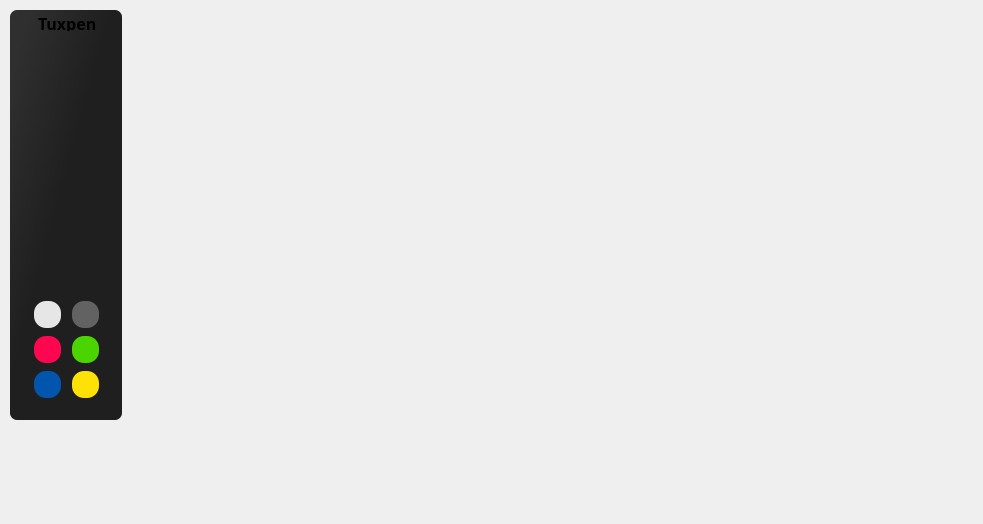
<?xml version="1.0" encoding="UTF-8"?>
<ui version="4.0">
 <class>Tuxpen</class>
 <widget class="QMainWindow" name="Tuxpen">
  <property name="geometry">
   <rect>
    <x>0</x>
    <y>0</y>
    <width>983</width>
    <height>524</height>
   </rect>
  </property>
  <property name="font">
   <font>
    <family>DejaVu Serif</family>
    <weight>75</weight>
    <italic>true</italic>
    <bold>true</bold>
   </font>
  </property>
  <property name="mouseTracking">
   <bool>true</bool>
  </property>
  <property name="focusPolicy">
   <enum>Qt::StrongFocus</enum>
  </property>
  <property name="windowTitle">
   <string>Tuxpen</string>
  </property>
  <property name="autoFillBackground">
   <bool>true</bool>
  </property>
  <widget class="QWidget" name="centralwidget">
   <property name="enabled">
    <bool>true</bool>
   </property>
   <property name="maximumSize">
    <size>
     <width>132</width>
     <height>430</height>
    </size>
   </property>
   <property name="autoFillBackground">
    <bool>false</bool>
   </property>
   <property name="styleSheet">
    <string notr="true"/>
   </property>
   <layout class="QHBoxLayout" name="horizontalLayout_2">
    <property name="spacing">
     <number>0</number>
    </property>
    <property name="leftMargin">
     <number>10</number>
    </property>
    <property name="topMargin">
     <number>10</number>
    </property>
    <property name="rightMargin">
     <number>10</number>
    </property>
    <property name="bottomMargin">
     <number>10</number>
    </property>
    <item>
     <widget class="QFrame" name="main_frame">
      <property name="maximumSize">
       <size>
        <width>132</width>
        <height>430</height>
       </size>
      </property>
      <property name="styleSheet">
       <string notr="true">background-color: qlineargradient(spread:pad, x1:0, y1:0, x2:1, y2:1, stop:0.0890511 rgba(47, 47, 47, 255), stop:0.455474 rgba(31, 31, 31, 255));
border-radius: 7px;</string>
      </property>
      <property name="frameShape">
       <enum>QFrame::NoFrame</enum>
      </property>
      <property name="frameShadow">
       <enum>QFrame::Raised</enum>
      </property>
      <layout class="QVBoxLayout" name="verticalLayout">
       <property name="spacing">
        <number>0</number>
       </property>
       <property name="leftMargin">
        <number>5</number>
       </property>
       <property name="topMargin">
        <number>5</number>
       </property>
       <property name="rightMargin">
        <number>5</number>
       </property>
       <property name="bottomMargin">
        <number>5</number>
       </property>
       <item>
        <widget class="QFrame" name="title">
         <property name="maximumSize">
          <size>
           <width>16777215</width>
           <height>16</height>
          </size>
         </property>
         <property name="styleSheet">
          <string notr="true">background-color: none;</string>
         </property>
         <property name="frameShape">
          <enum>QFrame::NoFrame</enum>
         </property>
         <property name="frameShadow">
          <enum>QFrame::Raised</enum>
         </property>
         <layout class="QVBoxLayout" name="verticalLayout_2">
          <property name="spacing">
           <number>0</number>
          </property>
          <property name="leftMargin">
           <number>0</number>
          </property>
          <property name="topMargin">
           <number>0</number>
          </property>
          <property name="rightMargin">
           <number>0</number>
          </property>
          <property name="bottomMargin">
           <number>0</number>
          </property>
          <item>
           <widget class="QFrame" name="text">
            <property name="frameShape">
             <enum>QFrame::NoFrame</enum>
            </property>
            <property name="frameShadow">
             <enum>QFrame::Raised</enum>
            </property>
            <layout class="QVBoxLayout" name="verticalLayout_3">
             <property name="spacing">
              <number>0</number>
             </property>
             <property name="leftMargin">
              <number>23</number>
             </property>
             <property name="topMargin">
              <number>0</number>
             </property>
             <property name="rightMargin">
              <number>0</number>
             </property>
             <property name="bottomMargin">
              <number>0</number>
             </property>
             <item>
              <widget class="QLabel" name="label">
               <property name="font">
                <font>
                 <family>Inconsolata Expanded Bold</family>
                 <pointsize>12</pointsize>
                 <weight>75</weight>
                 <italic>false</italic>
                 <bold>true</bold>
                </font>
               </property>
               <property name="styleSheet">
                <string notr="true">background-color: none;</string>
               </property>
               <property name="text">
                <string>Tuxpen</string>
               </property>
              </widget>
             </item>
            </layout>
           </widget>
          </item>
         </layout>
        </widget>
       </item>
       <item>
        <widget class="QFrame" name="body">
         <property name="maximumSize">
          <size>
           <width>132</width>
           <height>430</height>
          </size>
         </property>
         <property name="styleSheet">
          <string notr="true">background-color: none;</string>
         </property>
         <property name="frameShape">
          <enum>QFrame::StyledPanel</enum>
         </property>
         <property name="frameShadow">
          <enum>QFrame::Raised</enum>
         </property>
         <layout class="QVBoxLayout" name="verticalLayout_4">
          <item>
           <widget class="QFrame" name="frame_pen">
            <property name="frameShape">
             <enum>QFrame::NoFrame</enum>
            </property>
            <property name="frameShadow">
             <enum>QFrame::Raised</enum>
            </property>
            <layout class="QVBoxLayout" name="verticalLayout_8">
             <item>
              <widget class="QPushButton" name="button_pen">
               <property name="cursor">
                <cursorShape>PointingHandCursor</cursorShape>
               </property>
               <property name="styleSheet">
                <string notr="true">QPushButton:hover {
	background-color: rgb(62, 62, 62);
}</string>
               </property>
               <property name="text">
                <string/>
               </property>
               <property name="icon">
                <iconset resource="../../resources.qrc">
                 <normaloff>:/icons/assets/icons/pen.png</normaloff>:/icons/assets/icons/pen.png</iconset>
               </property>
               <property name="iconSize">
                <size>
                 <width>24</width>
                 <height>24</height>
                </size>
               </property>
              </widget>
             </item>
            </layout>
           </widget>
          </item>
          <item>
           <widget class="QFrame" name="frame_eraser">
            <property name="frameShape">
             <enum>QFrame::StyledPanel</enum>
            </property>
            <property name="frameShadow">
             <enum>QFrame::Raised</enum>
            </property>
            <layout class="QVBoxLayout" name="verticalLayout_6">
             <item>
              <widget class="QPushButton" name="button_eraser">
               <property name="cursor">
                <cursorShape>PointingHandCursor</cursorShape>
               </property>
               <property name="styleSheet">
                <string notr="true">QPushButton:hover {
	background-color: rgb(62, 62, 62);
}</string>
               </property>
               <property name="text">
                <string/>
               </property>
               <property name="icon">
                <iconset resource="../../resources.qrc">
                 <normaloff>:/icons/assets/icons/eraser.png</normaloff>:/icons/assets/icons/eraser.png</iconset>
               </property>
               <property name="iconSize">
                <size>
                 <width>24</width>
                 <height>24</height>
                </size>
               </property>
              </widget>
             </item>
            </layout>
           </widget>
          </item>
          <item>
           <widget class="QFrame" name="frame_undo_redo">
            <property name="frameShape">
             <enum>QFrame::StyledPanel</enum>
            </property>
            <property name="frameShadow">
             <enum>QFrame::Raised</enum>
            </property>
            <layout class="QHBoxLayout" name="horizontalLayout">
             <property name="spacing">
              <number>0</number>
             </property>
             <property name="leftMargin">
              <number>0</number>
             </property>
             <property name="topMargin">
              <number>0</number>
             </property>
             <property name="rightMargin">
              <number>0</number>
             </property>
             <property name="bottomMargin">
              <number>0</number>
             </property>
             <item>
              <widget class="QFrame" name="frame_undo">
               <property name="frameShape">
                <enum>QFrame::StyledPanel</enum>
               </property>
               <property name="frameShadow">
                <enum>QFrame::Raised</enum>
               </property>
               <layout class="QVBoxLayout" name="verticalLayout_10">
                <item>
                 <widget class="QPushButton" name="button_undo">
                  <property name="cursor">
                   <cursorShape>PointingHandCursor</cursorShape>
                  </property>
                  <property name="styleSheet">
                   <string notr="true">QPushButton:hover {
	background-color: rgb(62, 62, 62);
}</string>
                  </property>
                  <property name="text">
                   <string/>
                  </property>
                  <property name="icon">
                   <iconset resource="../../resources.qrc">
                    <normaloff>:/icons/assets/icons/undo.png</normaloff>:/icons/assets/icons/undo.png</iconset>
                  </property>
                  <property name="iconSize">
                   <size>
                    <width>20</width>
                    <height>20</height>
                   </size>
                  </property>
                 </widget>
                </item>
               </layout>
              </widget>
             </item>
             <item>
              <widget class="QFrame" name="frame_redo">
               <property name="frameShape">
                <enum>QFrame::StyledPanel</enum>
               </property>
               <property name="frameShadow">
                <enum>QFrame::Raised</enum>
               </property>
               <layout class="QVBoxLayout" name="verticalLayout_9">
                <item>
                 <widget class="QPushButton" name="button_redo">
                  <property name="cursor">
                   <cursorShape>PointingHandCursor</cursorShape>
                  </property>
                  <property name="styleSheet">
                   <string notr="true">QPushButton:hover {
	background-color: rgb(62, 62, 62);
}</string>
                  </property>
                  <property name="text">
                   <string/>
                  </property>
                  <property name="icon">
                   <iconset resource="../../resources.qrc">
                    <normaloff>:/icons/assets/icons/redo.png</normaloff>:/icons/assets/icons/redo.png</iconset>
                  </property>
                  <property name="iconSize">
                   <size>
                    <width>20</width>
                    <height>20</height>
                   </size>
                  </property>
                 </widget>
                </item>
               </layout>
              </widget>
             </item>
            </layout>
           </widget>
          </item>
          <item>
           <widget class="QFrame" name="frame_clear">
            <property name="frameShape">
             <enum>QFrame::StyledPanel</enum>
            </property>
            <property name="frameShadow">
             <enum>QFrame::Raised</enum>
            </property>
            <layout class="QVBoxLayout" name="verticalLayout_5">
             <item>
              <widget class="QPushButton" name="button_clear">
               <property name="cursor">
                <cursorShape>PointingHandCursor</cursorShape>
               </property>
               <property name="styleSheet">
                <string notr="true">QPushButton:hover {
	background-color: rgb(62, 62, 62);
}</string>
               </property>
               <property name="text">
                <string/>
               </property>
               <property name="icon">
                <iconset resource="../../resources.qrc">
                 <normaloff>:/icons/assets/icons/delete.png</normaloff>:/icons/assets/icons/delete.png</iconset>
               </property>
               <property name="iconSize">
                <size>
                 <width>24</width>
                 <height>24</height>
                </size>
               </property>
              </widget>
             </item>
            </layout>
           </widget>
          </item>
          <item>
           <widget class="QFrame" name="frame_exit">
            <property name="frameShape">
             <enum>QFrame::StyledPanel</enum>
            </property>
            <property name="frameShadow">
             <enum>QFrame::Raised</enum>
            </property>
            <layout class="QVBoxLayout" name="verticalLayout_7">
             <item>
              <widget class="QPushButton" name="button_exit">
               <property name="cursor">
                <cursorShape>PointingHandCursor</cursorShape>
               </property>
               <property name="styleSheet">
                <string notr="true">QPushButton:hover {
	background-color: rgb(62, 62, 62);
}</string>
               </property>
               <property name="text">
                <string/>
               </property>
               <property name="icon">
                <iconset resource="../../resources.qrc">
                 <normaloff>:/icons/assets/icons/close.png</normaloff>:/icons/assets/icons/close.png</iconset>
               </property>
               <property name="iconSize">
                <size>
                 <width>24</width>
                 <height>24</height>
                </size>
               </property>
              </widget>
             </item>
            </layout>
           </widget>
          </item>
         </layout>
        </widget>
       </item>
       <item>
        <widget class="QFrame" name="color_box">
         <property name="maximumSize">
          <size>
           <width>16777215</width>
           <height>128</height>
          </size>
         </property>
         <property name="styleSheet">
          <string notr="true">background-color: none;</string>
         </property>
         <property name="frameShape">
          <enum>QFrame::StyledPanel</enum>
         </property>
         <property name="frameShadow">
          <enum>QFrame::Raised</enum>
         </property>
         <layout class="QGridLayout" name="gridLayout">
          <property name="leftMargin">
           <number>5</number>
          </property>
          <property name="topMargin">
           <number>3</number>
          </property>
          <property name="rightMargin">
           <number>3</number>
          </property>
          <property name="bottomMargin">
           <number>3</number>
          </property>
          <item row="0" column="0">
           <widget class="QFrame" name="colors">
            <property name="frameShape">
             <enum>QFrame::StyledPanel</enum>
            </property>
            <property name="frameShadow">
             <enum>QFrame::Raised</enum>
            </property>
            <layout class="QGridLayout" name="gridLayout_2">
             <item row="0" column="0">
              <widget class="QPushButton" name="color_white">
               <property name="maximumSize">
                <size>
                 <width>27</width>
                 <height>27</height>
                </size>
               </property>
               <property name="cursor">
                <cursorShape>PointingHandCursor</cursorShape>
               </property>
               <property name="styleSheet">
                <string notr="true">QPushButton {
	border: none;
	border-radius: 12px;
	background-color: rgb(230, 230, 230);
}

QPushButton:hover {
	border-radius: 2px;
}</string>
               </property>
               <property name="text">
                <string/>
               </property>
              </widget>
             </item>
             <item row="0" column="1">
              <widget class="QPushButton" name="color_black">
               <property name="maximumSize">
                <size>
                 <width>27</width>
                 <height>27</height>
                </size>
               </property>
               <property name="cursor">
                <cursorShape>PointingHandCursor</cursorShape>
               </property>
               <property name="styleSheet">
                <string notr="true">QPushButton {
	border: none;
	border-radius: 12px;
	background-color: rgb(98, 98, 98);
}

QPushButton:hover {
	border-radius: 2px;
}</string>
               </property>
               <property name="text">
                <string/>
               </property>
              </widget>
             </item>
             <item row="1" column="0">
              <widget class="QPushButton" name="color_red">
               <property name="maximumSize">
                <size>
                 <width>27</width>
                 <height>27</height>
                </size>
               </property>
               <property name="cursor">
                <cursorShape>PointingHandCursor</cursorShape>
               </property>
               <property name="styleSheet">
                <string notr="true">QPushButton {
	border: none;
	border-radius: 12px;
	background-color: rgb(255, 6, 81);
}

QPushButton:hover {
	border-radius: 2px;
}</string>
               </property>
               <property name="text">
                <string/>
               </property>
              </widget>
             </item>
             <item row="1" column="1">
              <widget class="QPushButton" name="color_green">
               <property name="maximumSize">
                <size>
                 <width>27</width>
                 <height>27</height>
                </size>
               </property>
               <property name="cursor">
                <cursorShape>PointingHandCursor</cursorShape>
               </property>
               <property name="styleSheet">
                <string notr="true">QPushButton {
	border: none;
	border-radius: 12px;
	background-color: rgb(75, 213, 0);
}

QPushButton:hover {
	border-radius: 2px;
}</string>
               </property>
               <property name="text">
                <string/>
               </property>
              </widget>
             </item>
             <item row="2" column="0">
              <widget class="QPushButton" name="color_blue">
               <property name="maximumSize">
                <size>
                 <width>27</width>
                 <height>27</height>
                </size>
               </property>
               <property name="cursor">
                <cursorShape>PointingHandCursor</cursorShape>
               </property>
               <property name="styleSheet">
                <string notr="true">QPushButton {
	border: none;
	border-radius: 12px;
	background-color: rgb(2, 85, 173);
}

QPushButton:hover {
	border-radius: 2px;
}</string>
               </property>
               <property name="text">
                <string/>
               </property>
              </widget>
             </item>
             <item row="2" column="1">
              <widget class="QPushButton" name="color_yellow">
               <property name="maximumSize">
                <size>
                 <width>27</width>
                 <height>27</height>
                </size>
               </property>
               <property name="cursor">
                <cursorShape>PointingHandCursor</cursorShape>
               </property>
               <property name="styleSheet">
                <string notr="true">QPushButton {
	border: none;
	border-radius: 12px;
	background-color: rgb(255, 226, 5);
}

QPushButton:hover {
	border-radius: 2px;
}</string>
               </property>
               <property name="text">
                <string/>
               </property>
              </widget>
             </item>
            </layout>
           </widget>
          </item>
         </layout>
        </widget>
       </item>
      </layout>
     </widget>
    </item>
   </layout>
  </widget>
 </widget>
 <tabstops>
  <tabstop>button_pen</tabstop>
  <tabstop>button_eraser</tabstop>
  <tabstop>button_clear</tabstop>
  <tabstop>button_exit</tabstop>
  <tabstop>color_white</tabstop>
  <tabstop>color_black</tabstop>
  <tabstop>color_red</tabstop>
  <tabstop>color_green</tabstop>
  <tabstop>color_blue</tabstop>
  <tabstop>color_yellow</tabstop>
 </tabstops>
 <resources>
  <include location="../../resources.qrc"/>
 </resources>
 <connections/>
</ui>
